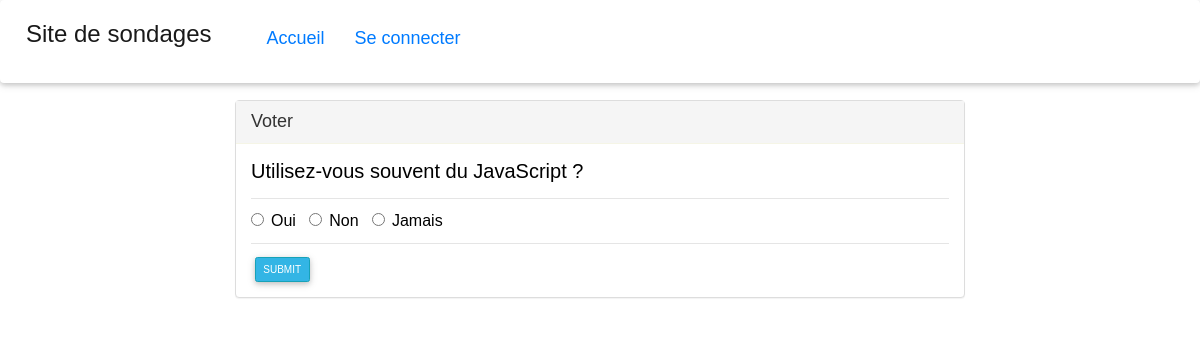
The app's page /vote/1/ with its own data.
### app/models.py (models this page shows, shortened)
class Poll(models.Model):
    question = models.TextField()
    option_one = models.CharField(max_length=30)
    option_two = models.CharField(max_length=30)
    option_three = models.CharField(max_length=30)
    option_one_count = models.IntegerField(default=0)
    option_two_count = models.IntegerField(default=0)
    option_three_count = models.IntegerField(default=0)

### app/views.py (the view, shortened to what this page needs)
# urls.py: path('vote/<poll_id>/', pollViews.vote, name='vote'),
def vote(request, poll_id):
    poll = Poll.objects.get(pk=poll_id)
    context = {
        'poll': poll
    }
    return render(request, 'vote.html', context)

### templates/vote.html (shortened to what this page needs)
{% extends "base.html" %}
{% block main %}
<div class="row" id="row-content">
    <div class="col-lg-8 col-lg-offset-2">
        <div class="panel panel-default">
            <div class="panel-heading">
                <h3 class="panel-title">Voter</h3>
            </div>
            <div class="panel-body">
                <div class="row">
                    <div class="col-lg-12">
                        <h2>{{ poll.question }}</h2>
                    </div>
                </div>
                <div class="row">
                    <div class="col-lg-12">
                        <hr />
                        <form method="POST">
                            <div class="form-group">
                                <div class="radio">
                                    <label>
                                        <input type="radio" name="poll" value="option1" required>
                                        {{ poll.option_one }}
                                    </label> &nbsp;
                                    <label>
                                        <input type="radio" name="poll" value="option2">
                                        {{ poll.option_two }}
                                    </label> &nbsp;
                                    <label>
                                        <input type="radio" name="poll" value="option3">
                                        {{ poll.option_three }}
                                    </label> &nbsp;
                                </div>
                            </div>
                            <hr />
                            <button type="submit" class="btn btn-info">
                                Submit
                            </button>
                        </form>
                    </div>
                </div>
            </div>
        </div>
    </div>
</div>
{% endblock %}

### static/css/style.css (style rules this page uses)
* { margin: 0; padding: 0; box-sizing: border-box; }
html { scroll-behavior: smooth; }
body { font-family: "poppins-semibold", sans-serif; color: black; font-size: medium; }
#row-content { margin-top: 100px; }
.panel-default > .panel-heading { color: #333; border-color: rgba(245, 245, 220, .6); border-top-left-radius: 0; border-top-right-radius: 0; }
.panel-title { font-size: large; }

### records on screen
Poll: question "Utilisez-vous souvent du JavaScript ?", option_one "Oui", option_two "Non", option_three "Jamais"
